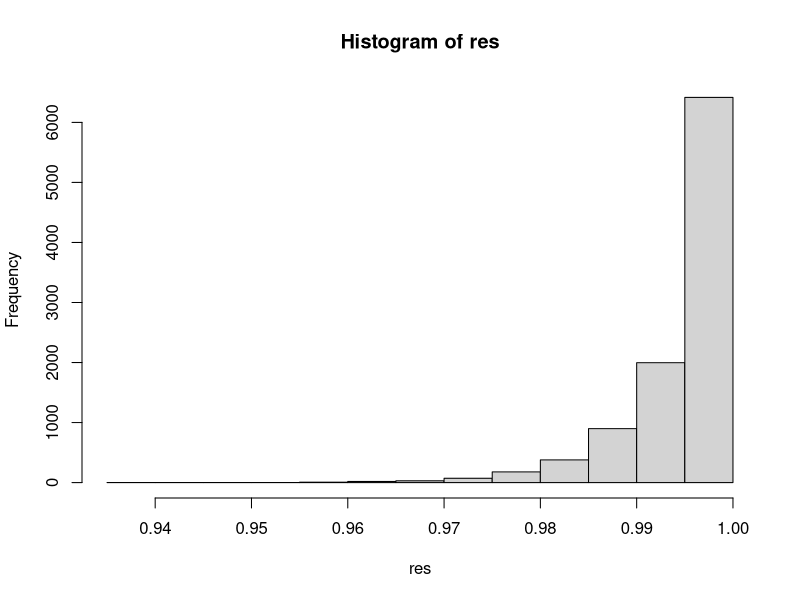

Here is the R script that generated this plot: (Note: a time limit stopped this script after it produced the figure.)
rounds <- 10000

# How much should I bet to minimize total capital draw-down and long run expected profit

# Gets the minimal draw-down for the num of rounds specified
sim_rw <- function(init_cap, betting_amt){
  returns <- rnorm(rounds, 0.01,0.05)
  capital <- numeric(rounds + 1)
  capital[1] <- init_cap
  bets <- numeric(rounds+1)
  bets[1] <- init_cap * betting_amt
  
  for(i in 1:rounds){
    change <- bets[i] * (1 + returns[i])
    capital[i+1] <- (capital[i] - bets[i]) + change
    bets[i+1] <- capital[i+1] * betting_amt
  }
  min(capital)
}


res <-replicate(10000, sim_rw(1, 0.05))
hist(res)

# Vary the probability of winning and compute the distribution of the greatest drawdown.

# What is the probability of having more than 3 consecutive down days?
# What is the probability od having at least 15 up days in one month (20 trading days)?

#----------------------------------------------------------------------------------------
rounds <- 500

# How much should I bet to minimize total capital draw-down and long run expected profit

# Gets the minimal draw-down for the num of rounds specified
sim_rw <- function(init_cap, betting_amt){
  returns <- rnorm(rounds, 0.02, 0.25)
  capital <- numeric(rounds + 1)
  capital[1] <- init_cap
  bets <- numeric(rounds+1)
  bets[1] <- init_cap * betting_amt
  
  for(i in 1:rounds){
    change <- bets[i] * (1 + returns[i])
    capital[i+1] <- (capital[i] - bets[i]) + change
    bets[i+1] <- capital[i+1] * betting_amt
  }
  
  c(min(capital), capital[length(capital)])
}

betting_amts <- seq(0.05, 1, by = 0.01)

opt_betting_amt <- function(ba){
  opt <- numeric(length(ba))
  
  for (i in 1:length(ba)){
    res <-replicate(10000, sim_rw(1, ba[i]))
    dd_prob <- mean((res[1, ] <= 0.3))
    expected_gain <- mean(res[2, ])
    opt[i] <- expected_gain / dd_prob
  }
  opt
}
drawDowns <- opt_betting_amt(betting_amts)

plot(betting_amts, drawDowns)

#---------------------------------------------------------------
rounds <- 500
prob_winning <- 0.5
# How much should I bet to minimize total capital draw-down and long run expected profit

# Computes the ratio of expected return / pr( max draw down <= 0.1)
sim_rw <- function(init_cap, betting_amt){
  returns <- sample(c(2, 0.5), rounds, replace = TRUE, prob = c(prob_winning, 1-prob_winning))
  capital <- numeric(rounds + 1)
  capital[1] <- init_cap
  bets <- numeric(rounds+1)
  bets[1] <- init_cap * betting_amt
  
  for(i in 1:rounds){
    change <- bets[i] * returns[i]
    capital[i+1] <- (capital[i] - bets[i]) + change
    bets[i+1] <- capital[i+1] * betting_amt
  }
  
  c(min(capital), capital[length(capital)])
}

betting_amts <- seq(0.05, 1, by = 0.01)

opt_betting_amt <- function(ba){
  opt <- numeric(length(ba))
  
  for (i in 1:length(ba)){
    res <-replicate(10000, sim_rw(1, ba[i]))
    dd_prob <- mean((res[1, ] <= 0.1))
    expected_gain <- mean(res[2, ])
    opt[i] <- expected_gain / dd_prob
  }
  opt
}
drawDowns <- opt_betting_amt(betting_amts)

plot(betting_amts, drawDowns)
